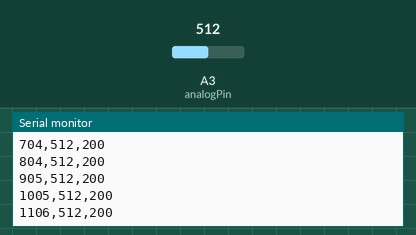
Bench run of a sketch on a simulated Arduino Uno, built with avr-gcc and run on an emulated ATmega328P. On the bench: the last lines printed to the serial monitor. The test bench sets the inputs (shaded band); at power-on: A3 (analogPin) = 512.

Above: at 1.2 s.
1.3 s: A3 (analogPin) set to 716
At 1.31 s:
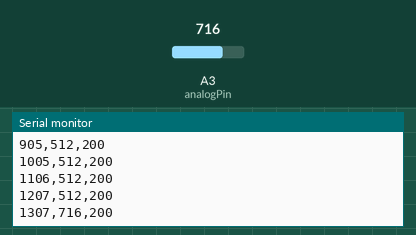
2.8 s: A3 (analogPin) set to 900
At 2.82 s:
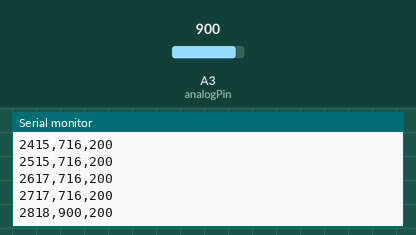
Timing chart, 0 to 5.8 s (numbered marks = the images above; inputs shaded):
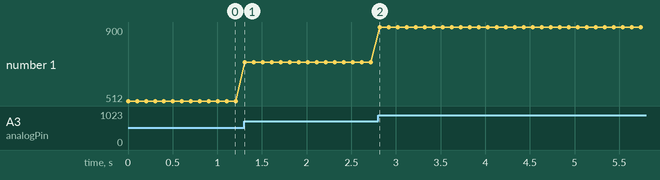

The sketch:

_01_uno_millis.ino
```cpp
unsigned long time;
int analogPin = 3;     // potentiometer wiper (middle terminal) connected to analog pin 3
int v1 = 0;           // outside leads to ground and +5V
void setup(){
  Serial.begin(115200);
}
void loop(){

  time = millis();
  v1 = analogRead(analogPin);    // read the input pin
  //prints time since program started
  Serial.print(time);
  Serial.print(",");
  Serial.print(v1);
  Serial.print(",");
  Serial.println(200);
  // wait a second so as not to send massive amounts of data
  delay(100);
}
```

Measured:
- after the input at 1.3 s, the serial monitor: prints a new line at once (image 1)
- plotted number 1: 512 → 716 after the input at 1.3 s
